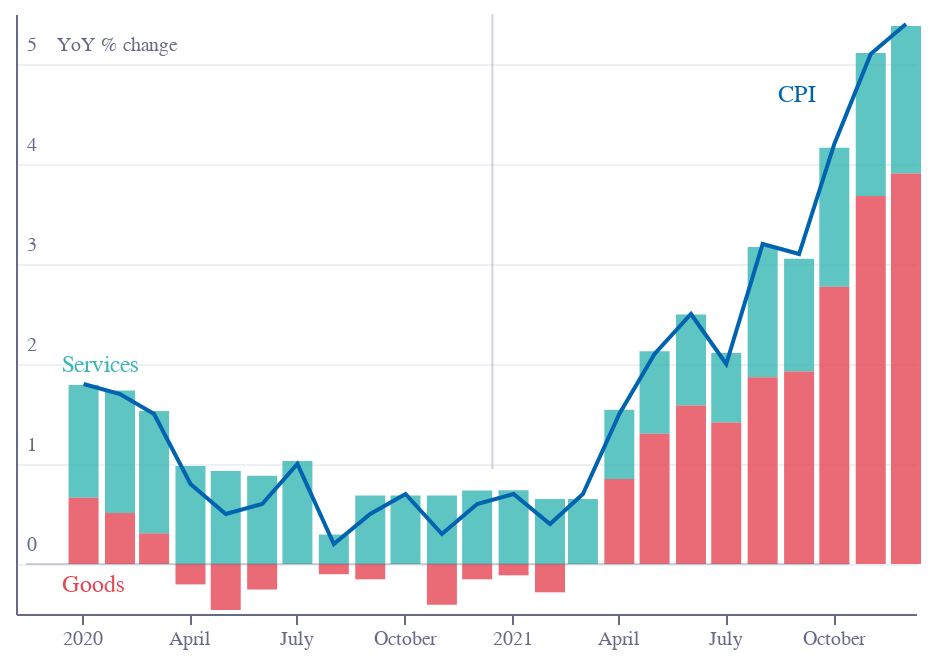

The notebook cell this image was saved under:
### Code cell
base = (
    alt.Chart(f1)
    .encode(
        x=alt.X(
            "date:T",
            sort=[],
            axis=alt.Axis(
                grid=False,
                title="",
                labelColor=colors["eco-gray"],
                titleColor=colors["eco-gray"],
                tickColor=colors["eco-gray"],
                domainColor=colors["eco-gray"],
                tickOffset=10,
                tickCount=10,
                orient="bottom",
                labelAngle=0,
            ),
        )
    )
    .transform_calculate(start="max(0,datum.goods_rate_w)")
    .transform_calculate(end="datum.start+datum.serv_rate_w")
)
bars1 = base.mark_bar(color=colors["eco-turquiose"], width=15, opacity=0.8).encode(
    y=alt.Y(
        "start:Q",
        sort=[],
        axis=alt.Axis(
            grid=True,
            gridColor=colors["eco-gray"],
            gridOpacity=0.1,
            title="YoY % change",
            titleAnchor="start",
            labelColor=colors["eco-gray"],
            titleColor=colors["eco-gray"],
            tickColor=colors["eco-gray"],
            domainColor=colors["eco-gray"],
            titleFontSize=10,
            #                 offset=25,
            titleFontWeight="normal",
            ticks=False,
            labelAlign="left",
            labelBaseline="middle",
            labelPadding=-5,
            labelOffset=-10,
            titleX=20,
            titleY=20,
            titleBaseline="bottom",
            titleAngle=0,
            titleAlign="left",
            tickCount=7,
            format=".0f",
        ),
    ),
    y2="end:Q",
)
bars2 = base.mark_bar(color=colors["eco-red"], width=15, opacity=0.8).encode(
    y=alt.Y(
        "goods_rate_w:Q",
    )
)
bars2a = bars2.transform_filter("datum.goods_rate_w<0")
bars2b = bars2.transform_filter("datum.goods_rate_w>0")
line = base.mark_line(color=colors["eco-mid-blue"]).encode(y="all_rate:Q")

axis1 = (
    alt.Chart(pd.DataFrame([{"x": "2019-12-01", "y": 0}, {"x": "2021-11-01", "y": 0}]))
    .mark_line(strokeWidth=1, color=colors["eco-gray"], opacity=0.3)
    .encode(x=alt.X("x:T", sort=[]), y="y:Q")
)
axis2 = (
    alt.Chart(
        pd.DataFrame([{"x": "2021-01-01", "y": 0.95}, {"x": "2021-01-01", "y": 5.5}])
    )
    .mark_line(strokeWidth=1, color=colors["eco-gray"], opacity=0.3)
    .encode(x=alt.X("x:T", sort=[]), y="y:Q")
)
label1 = (
    alt.Chart(pd.DataFrame({"x": "2020-01-01", "y": 2, "t": "Services"}, index=[0]))
    .mark_text(color=colors["eco-turquiose"], size=12, align="left")
    .encode(x="x:T", y="y:Q", text="t:N")
)
label2 = (
    alt.Chart(pd.DataFrame({"x": "2020-01-01", "y": -0.2, "t": "Goods"}, index=[0]))
    .mark_text(color=colors["eco-red"], size=12, align="left")
    .encode(x="x:T", y="y:Q", text="t:N")
)
label3 = (
    alt.Chart(pd.DataFrame({"x": "2021-09-17", "y": 4.7, "t": "CPI"}, index=[0]))
    .mark_text(color=colors["eco-mid-blue"], size=12)
    .encode(x="x:T", y="y:Q", text="t:N")
)
layer1 = (
    (
        (
            bars1 + bars2a + bars2b + line + axis1 + axis2 + label1 + label2 + label3
        ).properties(height=300, width=450)
    )
    .configure_view(stroke=None)
    .properties(title="")
)
layer1.save("visualisation/" + f + ".json")
layer1.save("visualisation/" + f + ".png")
open("README.md", "w").write(readme)
layer1

### Figure 1 — Vega-Lite specification as saved in the notebook (floating-point values rounded to 4 significant figures)
{"config": {"view": {"continuousWidth": 400, "continuousHeight": 300, "stroke": null}}, "layer": [{"mark": {"type": "bar", "color": "#36B7B4", "opacity": 0.8, "width": 15}, "encoding": {"x": {"type": "temporal", "axis": {"domainColor": "#676A86", "grid": false, "labelAngle": 0, "labelColor": "#676A86", "orient": "bottom", "tickColor": "#676A86", "tickCount": 10, "tickOffset": 10, "title": "", "titleColor": "#676A86"}, "field": "date", "sort": []}, "y": {"type": "quantitative", "axis": {"domainColor": "#676A86", "format": ".0f", "grid": true, "gridColor": "#676A86", "gridOpacity": 0.1, "labelAlign": "left", "labelBaseline": "middle", "labelColor": "#676A86", "labelOffset": -10, "labelPadding": -5, "tickColor": "#676A86", "tickCount": 7, "ticks": false, "title": "YoY % change", "titleAlign": "left", "titleAnchor": "start", "titleAngle": 0, "titleBaseline": "bottom", "titleColor": "#676A86", "titleFontSize": 10, "titleFontWeight": "normal", "titleX": 20, "titleY": 20}, "field": "start", "sort": []}, "y2": {"field": "end"}}, "transform": [{"calculate": "max(0,datum.goods_rate_w)", "as": "start"}, {"calculate": "datum.start+datum.serv_rate_w", "as": "end"}]}, {"mark": {"type": "bar", "color": "#E54753", "opacity": 0.8, "width": 15}, "encoding": {"x": {"type": "temporal", "axis": {"domainColor": "#676A86", "grid": false, "labelAngle": 0, "labelColor": "#676A86", "orient": "bottom", "tickColor": "#676A86", "tickCount": 10, "tickOffset": 10, "title": "", "titleColor": "#676A86"}, "field": "date", "sort": []}, "y": {"type": "quantitative", "field": "goods_rate_w"}}, "transform": [{"calculate": "max(0,datum.goods_rate_w)", "as": "start"}, {"calculate": "datum.start+datum.serv_rate_w", "as": "end"}, {"filter": "datum.goods_rate_w<0"}]}, {"mark": {"type": "bar", "color": "#E54753", "opacity": 0.8, "width": 15}, "encoding": {"x": {"type": "temporal", "axis": {"domainColor": "#676A86", "grid": false, "labelAngle": 0, "labelColor": "#676A86", "orient": "bottom", "tickColor": "#676A86", "tickCount": 10, "tickOffset": 10, "title": "", "titleColor": "#676A86"}, "field": "date", "sort": []}, "y": {"type": "quantitative", "field": "goods_rate_w"}}, "transform": [{"calculate": "max(0,datum.goods_rate_w)", "as": "start"}, {"calculate": "datum.start+datum.serv_rate_w", "as": "end"}, {"filter": "datum.goods_rate_w>0"}]}, {"mark": {"type": "line", "color": "#0063AF"}, "encoding": {"x": {"type": "temporal", "axis": {"domainColor": "#676A86", "grid": false, "labelAngle": 0, "labelColor": "#676A86", "orient": "bottom", "tickColor": "#676A86", "tickCount": 10, "tickOffset": 10, "title": "", "titleColor": "#676A86"}, "field": "date", "sort": []}, "y": {"type": "quantitative", "field": "all_rate"}}, "transform": [{"calculate": "max(0,datum.goods_rate_w)", "as": "start"}, {"calculate": "datum.start+datum.serv_rate_w", "as": "end"}]}, {"data": {"name": "data-bc7483d3fc0ef8ab90f89048240f4e49"}, "mark": {"type": "line", "color": "#676A86", "opacity": 0.3, "strokeWidth": 1}, "encoding": {"x": {"type": "temporal", "field": "x", "sort": []}, "y": {"type": "quantitative", "field": "y"}}}, {"data": {"name": "data-fc311a9a920c5be34a0c109520b6b222"}, "mark": {"type": "line", "color": "#676A86", "opacity": 0.3, "strokeWidth": 1}, "encoding": {"x": {"type": "temporal", "field": "x", "sort": []}, "y": {"type": "quantitative", "field": "y"}}}, {"data": {"name": "data-7c45dd8cb3c06eb7bafaaeedc17ad21a"}, "mark": {"type": "text", "align": "left", "color": "#36B7B4", "size": 12}, "encoding": {"text": {"type": "nominal", "field": "t"}, "x": {"type": "temporal", "field": "x"}, "y": {"type": "quantitative", "field": "y"}}}, {"data": {"name": "data-ef8c87118f19d4d28177c656b9a18a5f"}, "mark": {"type": "text", "align": "left", "color": "#E54753", "size": 12}, "encoding": {"text": {"type": "nominal", "field": "t"}, "x": {"type": "temporal", "field": "x"}, "y": {"type": "quantitative", "field": "y"}}}, {"data": {"name": "data-94889bccd47d5390364275897709f741"}, "mark": {"type": "text", "color": "#0063AF", "size": 12}, "encoding": {"text": {"type": "nominal", "field": "t"}, "x": {"type": "temporal", "field": "x"}, "y": {"type": "quantitative", "field": "y"}}}], "data": {"name": "data-0738d9395b3fdd5be6eb6559914dd4ac"}, "height": 300, "title": "", "width": 450, "$schema": "https://vega.github.io/schema/vega-lite/v4.8.1.json", "datasets": {"data-0738d9395b3fdd5be6eb6559914dd4ac": [{"date": "2019-12-01", "all_rate": null, "serv_rate_w": 0.0, "goods_rate_w": 0.0}, {"date": "2020-01-19", "all_rate": "1.8", "serv_rate_w": 1.127, "goods_rate_w": 0.663}, {"date": "2020-02-19", "all_rate": "1.7", "serv_rate_w": 1.225, "goods_rate_w": 0.51}, {"date": "2020-03-19", "all_rate": "1.5", "serv_rate_w": 1.225, "goods_rate_w": 0.306}, {"date": "2020-04-19", "all_rate": "0.8", "serv_rate_w": 0.98, "goods_rate_w": -0.204}, {"date": "2020-05-19", "all_rate": "0.5", "serv_rate_w": 0.931, "goods_rate_w": -0.459}, {"date": "2020-06-19", "all_rate": "0.6", "serv_rate_w": 0.882, "goods_rate_w": -0.255}, {"date": "2020-07-19", "all_rate": "1", "serv_rate_w": 1.029, "goods_rate_w": 0.0}, {"date": "2020-08-19", "all_rate": "0.2", "serv_rate_w": 0.294, "goods_rate_w": -0.102}, {"date": "2020-09-19", "all_rate": "0.5", "serv_rate_w": 0.686, "goods_rate_w": -0.153}, {"date": "2020-10-19", "all_rate": "0.7", "serv_rate_w": 0.686, "goods_rate_w": 0.0}, {"date": "2020-11-19", "all_rate": "0.3", "serv_rate_w": 0.686, "goods_rate_w": -0.408}, {"date": "2020-12-19", "all_rate": "0.6", "serv_rate_w": 0.735, "goods_rate_w": -0.153}, {"date": "2021-01-19", "all_rate": "0.7", "serv_rate_w": 0.7378, "goods_rate_w": -0.1132}, {"date": "2021-02-19", "all_rate": "0.4", "serv_rate_w": 0.651, "goods_rate_w": -0.283}, {"date": "2021-03-19", "all_rate": "0.7", "serv_rate_w": 0.651, "goods_rate_w": 0.0}, {"date": "2021-04-19", "all_rate": "1.5", "serv_rate_w": 0.6944, "goods_rate_w": 0.849}, {"date": "2021-05-19", "all_rate": "2.1", "serv_rate_w": 0.8246, "goods_rate_w": 1.302}, {"date": "2021-06-19", "all_rate": "2.5", "serv_rate_w": 0.9114, "goods_rate_w": 1.585}, {"date": "2021-07-19", "all_rate": "2", "serv_rate_w": 0.6944, "goods_rate_w": 1.415}, {"date": "2021-08-19", "all_rate": "3.2", "serv_rate_w": 1.302, "goods_rate_w": 1.868}, {"date": "2021-09-19", "all_rate": "3.1", "serv_rate_w": 1.128, "goods_rate_w": 1.924}, {"date": "2021-10-19", "all_rate": "4.2", "serv_rate_w": 1.389, "goods_rate_w": 2.773}, {"date": "2021-11-19", "all_rate": "5.1", "serv_rate_w": 1.432, "goods_rate_w": 3.679}, {"date": "2021-12-19", "all_rate": "5.4", "serv_rate_w": 1.476, "goods_rate_w": 3.905}], "data-bc7483d3fc0ef8ab90f89048240f4e49": [{"x": "2019-12-01", "y": 0}, {"x": "2021-11-01", "y": 0}], "data-fc311a9a920c5be34a0c109520b6b222": [{"x": "2021-01-01", "y": 0.95}, {"x": "2021-01-01", "y": 5.5}], "data-7c45dd8cb3c06eb7bafaaeedc17ad21a": [{"x": "2020-01-01", "y": 2, "t": "Services"}], "data-ef8c87118f19d4d28177c656b9a18a5f": [{"x": "2020-01-01", "y": -0.2, "t": "Goods"}], "data-94889bccd47d5390364275897709f741": [{"x": "2021-09-17", "y": 4.7, "t": "CPI"}]}}
